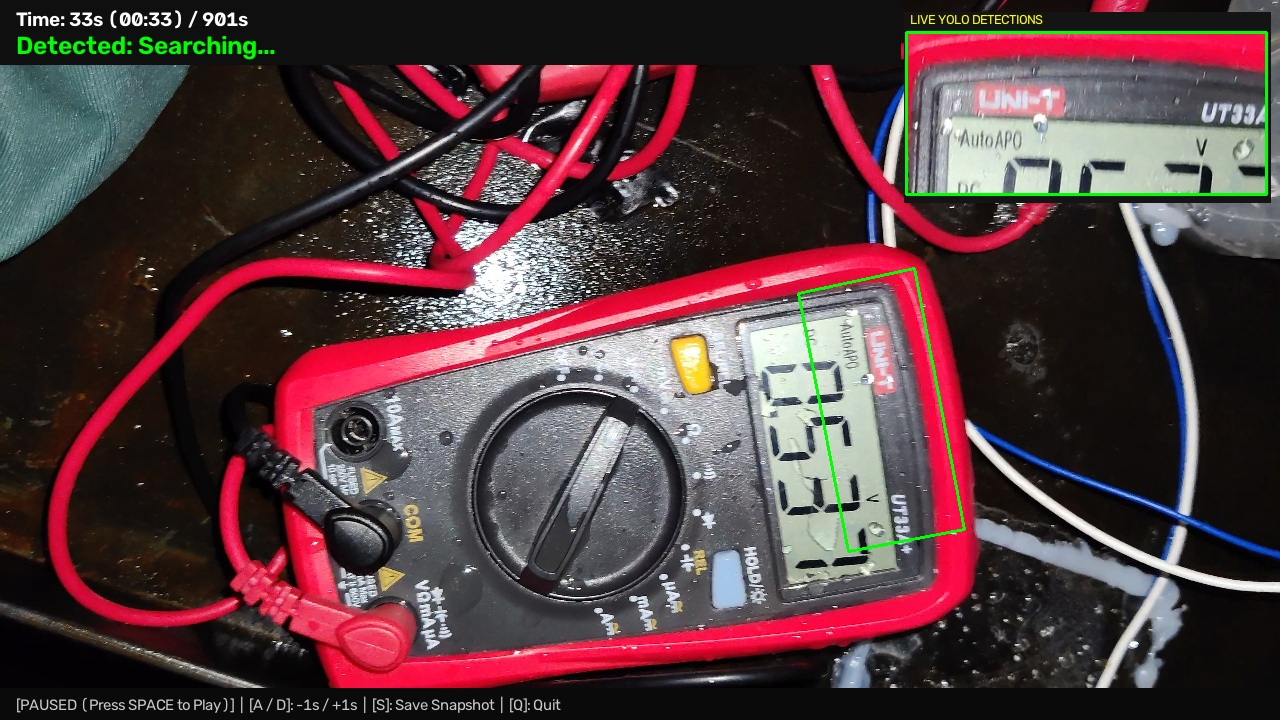
#> input picture multimeter_extractor/saved_snapshots/snapshot_t0033s.jpg, 1280 x 720 px, given in place of Voltage Readings .mp4, which was not available
$ python inspect_orientations.py
#> lines starting #> are read from the running program, lines starting #| are printed output that depends on the picture; after the words box and inside, x2 and y2 are one past the last pixel; in counts of white or black regions, pixels touching at a corner belong together; pictures that were not available may be replaced by others from this repository, and a replacement may not be noted
import cv2
import numpy as np
import os

out_dir = "/Users/chamindu/Documents/GitHub/SamudraGEN-3.0/multimeter_extractor/debug_frames/orientation_inspection"
os.makedirs(out_dir, exist_ok=True)

# Let's inspect Voltage at t=10s, 60s, 120s, 180s, 240s, 300s, 400s, 500s, 600s
cap_v = cv2.VideoCapture("/Users/chamindu/Documents/GitHub/SamudraGEN-3.0/multimeter_extractor/input_videos/Voltage Readings .mp4")
fps_v = cap_v.get(cv2.CAP_PROP_FPS)

for sec in [10, 60, 120, 180, 240, 300, 450, 600, 750]:
    cap_v.set(cv2.CAP_PROP_POS_FRAMES, int(sec * fps_v))
    ret, frame = cap_v.read()
    if ret:
        # In 4K video (3840x2160), multimeter is roughly in x: 1000..2800, y: 100..1600
        # Let's find red region and crop closely
        hsv = cv2.cvtColor(frame, cv2.COLOR_BGR2HSV)
        m1 = cv2.inRange(hsv, np.array([0, 50, 30]), np.array([15, 255, 255]))
        m2 = cv2.inRange(hsv, np.array([165, 50, 30]), np.array([180, 255, 255]))
        mask = cv2.bitwise_or(m1, m2)
        mask = cv2.morphologyEx(mask, cv2.MORPH_OPEN, cv2.getStructuringElement(cv2.MORPH_RECT, (25, 25)))

        cnts, _ = cv2.findContours(mask, cv2.RETR_EXTERNAL, cv2.CHAIN_APPROX_SIMPLE)
        if cnts:
            cnts = sorted(cnts, key=cv2.contourArea, reverse=True)
            x, y, w, h = cv2.boundingRect(cnts[0])
            pad = 50
            x1, y1 = max(0, x - pad), max(0, y - pad)
            x2, y2 = min(frame.shape[1], x + w + pad), min(frame.shape[0], y + h + pad)
            mm_crop = frame[y1:y2, x1:x2]
            cv2.imwrite(os.path.join(out_dir, f"voltage_raw_t{sec:04d}s.jpg"), mm_crop)
#> this loop made 9 passes
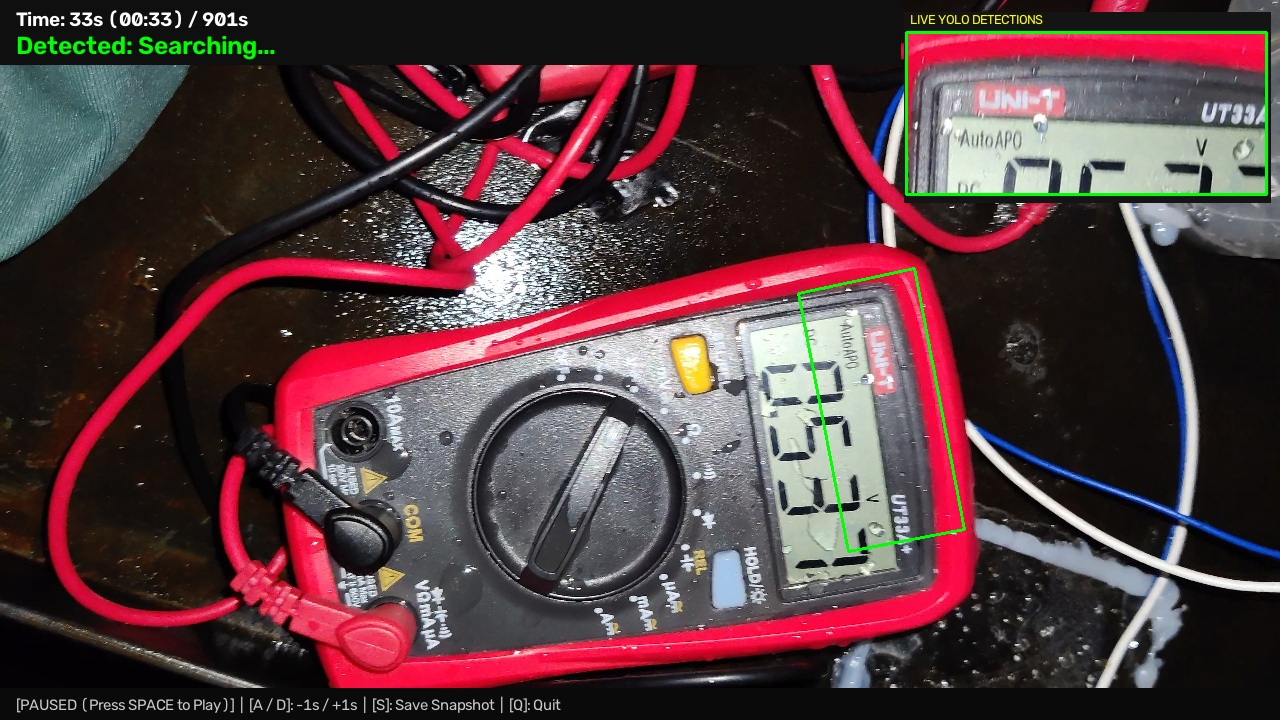
#> input picture multimeter_extractor/saved_snapshots/snapshot_t0033s.jpg, 1280 x 720 px, given in place of Voltage Readings .mp4, which was not available
#> pass 1, `m1 = cv2.inRange(hsv, np.array([0, 50, 30]), np.array([15, 255, 255]))`:
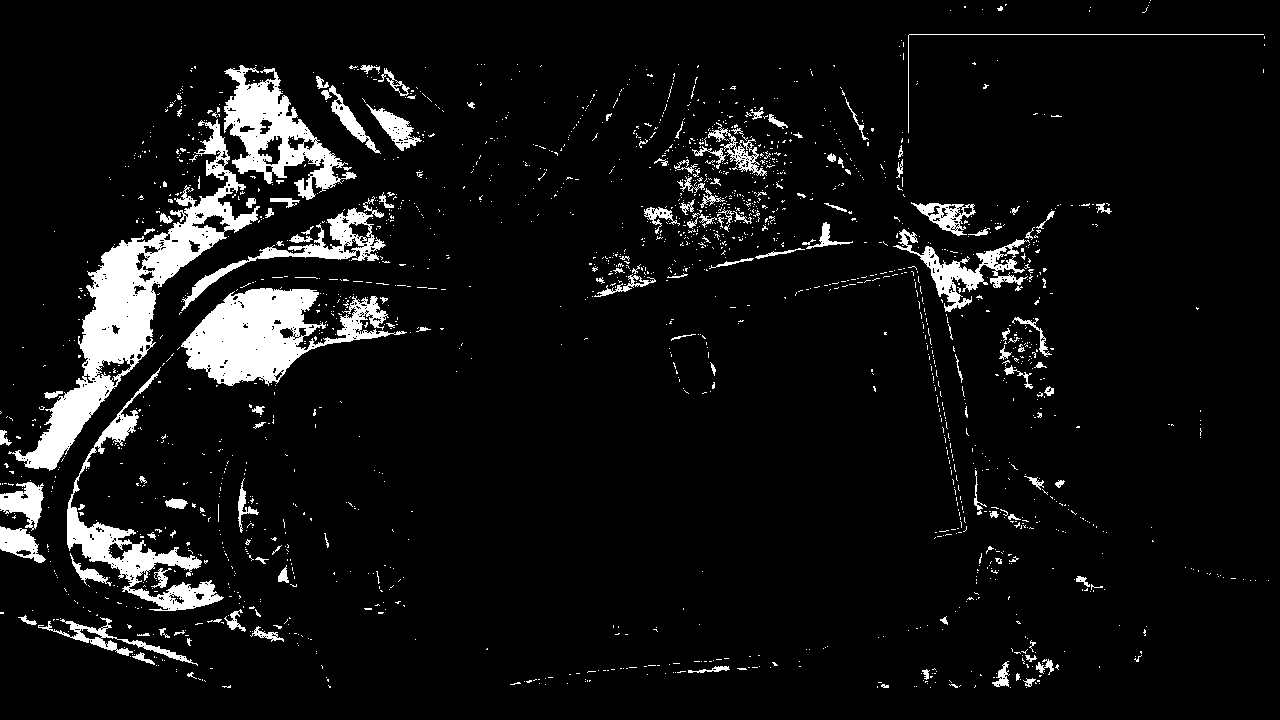
#> m1: shape (720, 1280); 7.1% white; 1912 white regions (1766 under 20 px), largest, box (x1, y1, x2, y2) and area: (8, 119, 260, 471) 15540, (181, 288, 407, 386) 10352, (224, 65, 357, 200) 6528
#> frame is the input picture: shape (720, 1280, 3); mean B, G, R 62.9, 59.4, 84.5
#> after the loop:
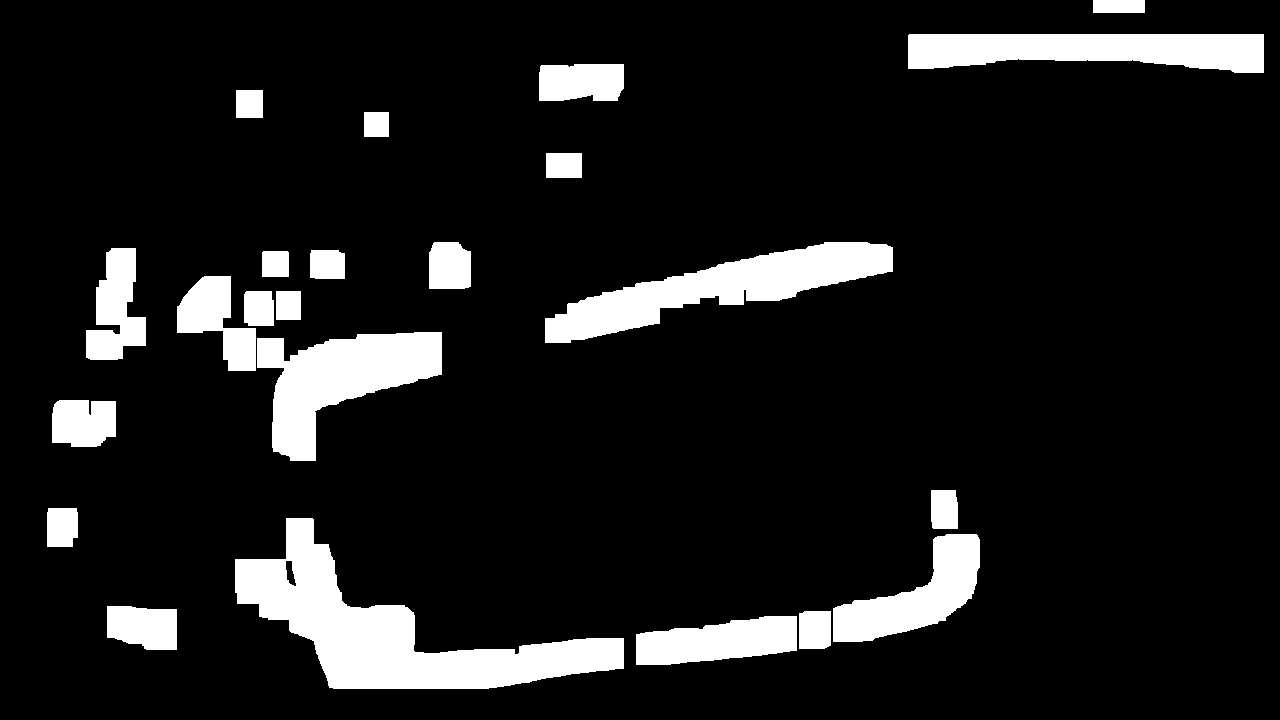
#> mask: shape (720, 1280); 10.9% white; 23 white regions, largest, box (x1, y1, x2, y2) and area: (235, 518, 624, 689) 22723, (545, 242, 893, 343) 13391, (257, 332, 442, 461) 12128
#> after the loop:
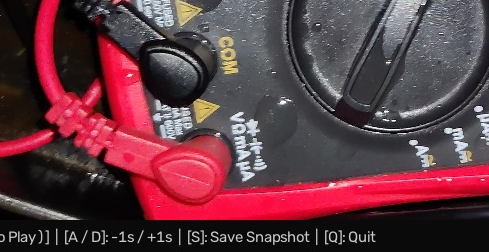
#> mm_crop: shape (252, 489, 3); mean B, G, R 65.6, 56.4, 96.8
#> after the loop, h = 171; pad = 50; w = 389; x = 235; x1 = 185; x2 = 674; y = 518; y1 = 468; y2 = 720

cap_v.release()

# Let's do the same for Current video
cap_c = cv2.VideoCapture("/Users/chamindu/Documents/GitHub/SamudraGEN-3.0/multimeter_extractor/input_videos/Current readings.mp4")
fps_c = cap_c.get(cv2.CAP_PROP_FPS)
#> fps_c = 30

for sec in [10, 60, 120, 180, 240, 300, 450, 600, 750]:
    cap_c.set(cv2.CAP_PROP_POS_FRAMES, int(sec * fps_c))
    ret, frame = cap_c.read()
    if ret:
        hsv = cv2.cvtColor(frame, cv2.COLOR_BGR2HSV)
        m1 = cv2.inRange(hsv, np.array([0, 50, 30]), np.array([15, 255, 255]))
        m2 = cv2.inRange(hsv, np.array([165, 50, 30]), np.array([180, 255, 255]))
        mask = cv2.bitwise_or(m1, m2)
        mask = cv2.morphologyEx(mask, cv2.MORPH_OPEN, cv2.getStructuringElement(cv2.MORPH_RECT, (15, 15)))

        cnts, _ = cv2.findContours(mask, cv2.RETR_EXTERNAL, cv2.CHAIN_APPROX_SIMPLE)
        if cnts:
            cnts = sorted(cnts, key=cv2.contourArea, reverse=True)
            x, y, w, h = cv2.boundingRect(cnts[0])
            pad = 30
            x1, y1 = max(0, x - pad), max(0, y - pad)
            x2, y2 = min(frame.shape[1], x + w + pad), min(frame.shape[0], y + h + pad)
            mm_crop = frame[y1:y2, x1:x2]
            cv2.imwrite(os.path.join(out_dir, f"current_raw_t{sec:04d}s.jpg"), mm_crop)
#> this loop made 9 passes
#> pass 1, `mask = cv2.morphologyEx(mask, cv2.MORPH_OPEN, cv2.getStructuringElemen..`:
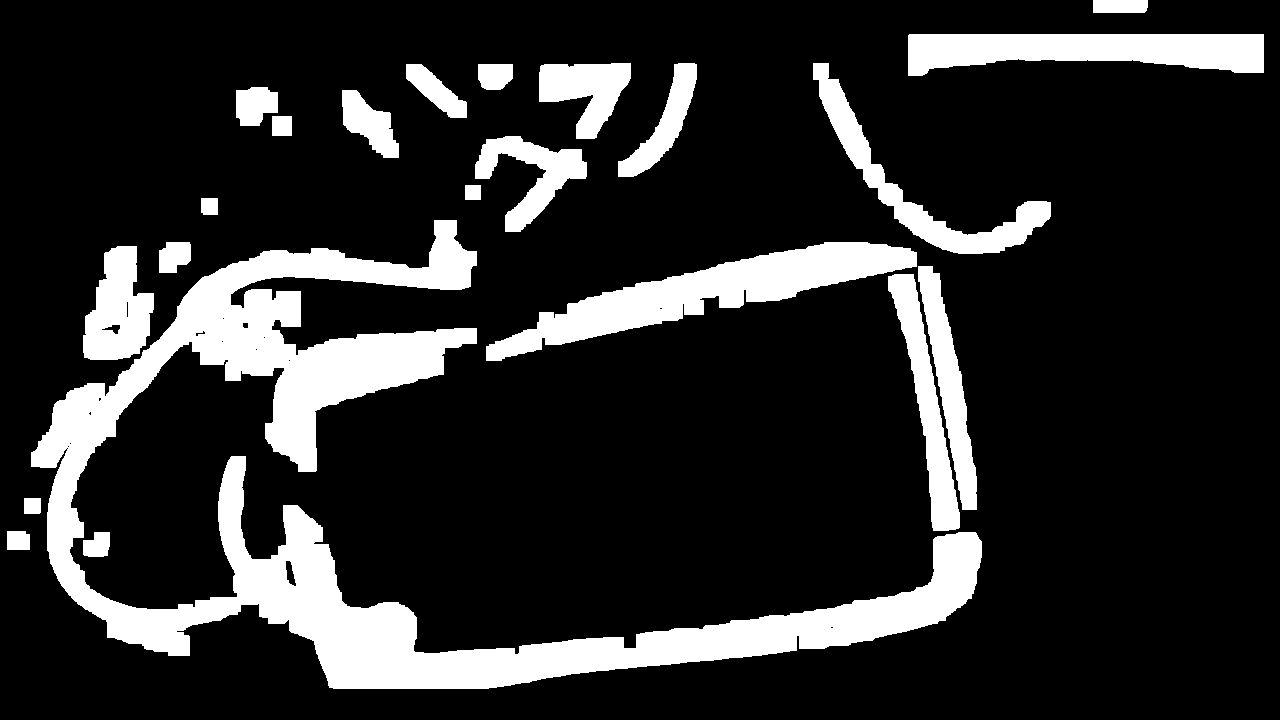
#> mask: shape (720, 1280); 17.1% white; 22 white regions, largest, box (x1, y1, x2, y2) and area: (31, 220, 982, 689) 85537, (486, 242, 917, 361) 15892, (908, 34, 1264, 76) 11105
#> pass 1, `mm_crop = frame[y1:y2, x1:x2]`:
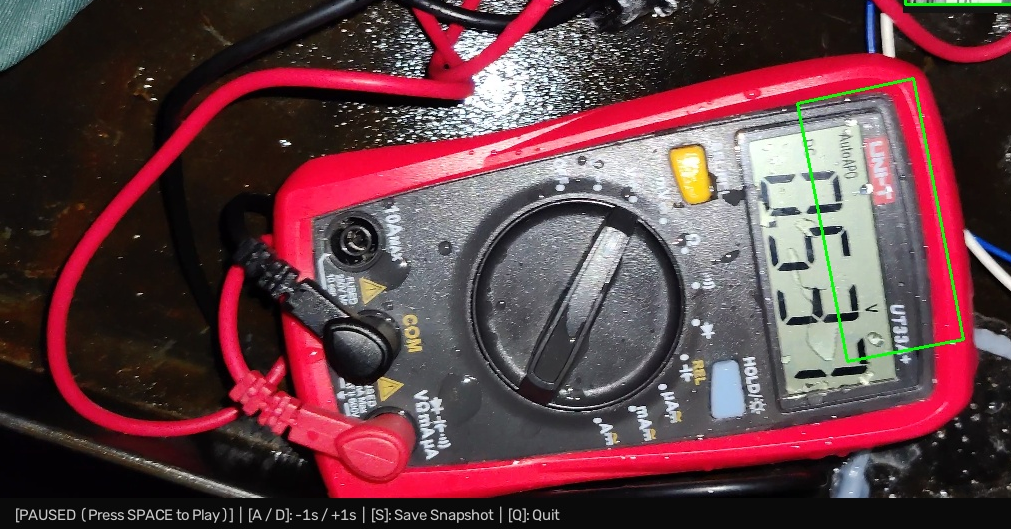
#> mm_crop: shape (529, 1011, 3); mean B, G, R 68.9, 63.3, 98.9
#> after the loop, h = 469; pad = 30; w = 951; x = 31; x1 = 1; x2 = 1012; y = 220; y1 = 190; y2 = 719

cap_c.release()

print("Saved raw multimeter crops.")
